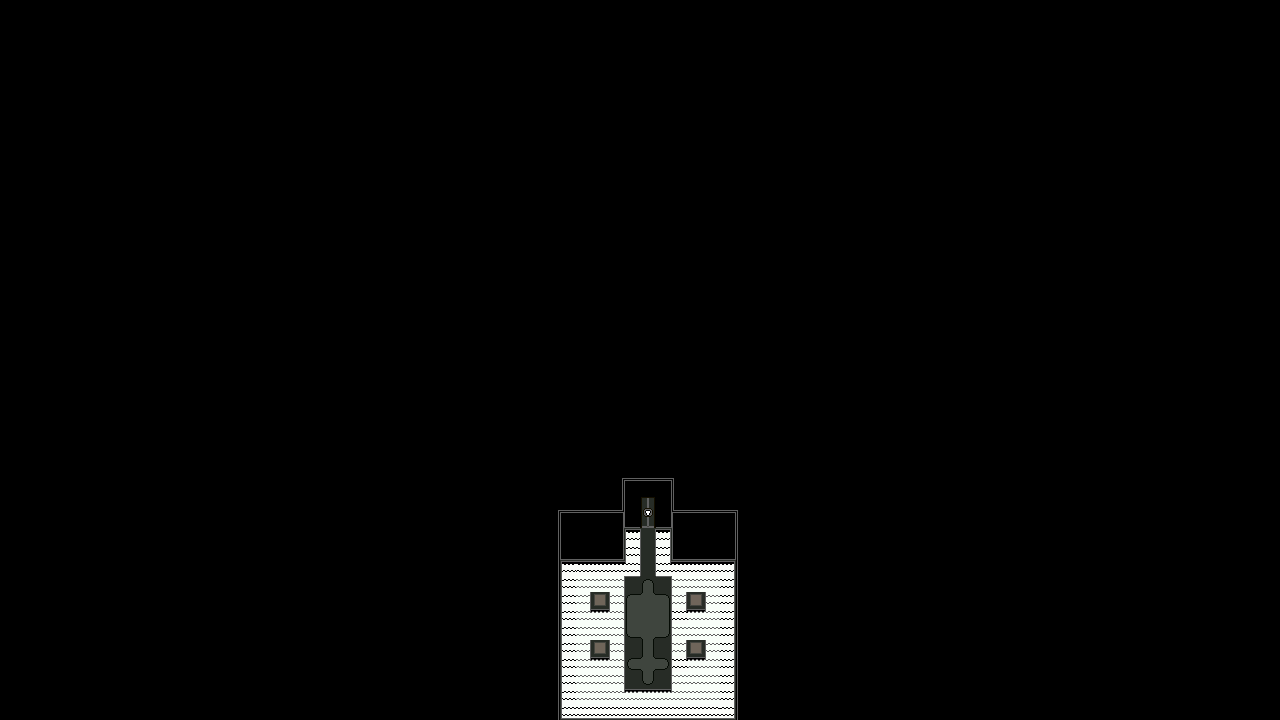

A 2D game scene composited from a Tiled map and its tileset images. What follows is a short description and the map's XML, with each tile layer's data collapsed to a summary:
An orthogonal 80x45 tile map with 16x16 px tiles, 5 tile layers (black, Agua, Suelo, Suelo2, ...), 1 hidden layer not drawn, 2 tilesets and 3 objects (spwn, locked, spwnfromhallway).

<map version="1.10" tiledversion="1.10.1" orientation="orthogonal" renderorder="left-up" width="80" height="45" tilewidth="16" tileheight="16" infinite="0" nextlayerid="8" nextobjectid="4">
 <tileset firstgid="1" source="Tilesets_queen.tsx" />
 <tileset firstgid="723" source="tiles.tsx" />
 <layer id="1" name="black" width="80" height="45">
  <properties>
   <property name="nocollide" value="true" />
   <property name="tilesheet" value="Tilesets queen" />
  </properties>
  <data>[3600 cells, 3600 non-empty, 1 distinct tile ids]</data>
 </layer>
 <layer id="2" name="Agua" width="80" height="45">
  <properties>
   <property name="nocollide" value="true" />
   <property name="tilesheet" value="Tilesets queen" />
  </properties>
  <data>[3600 cells, 105 non-empty, 1 distinct tile ids]</data>
 </layer>
 <layer id="3" name="Suelo" width="80" height="45">
  <properties>
   <property name="nocollide" value="true" />
   <property name="tilesheet" value="Tilesets queen" />
  </properties>
  <data>[3600 cells, 61 non-empty, 18 distinct tile ids]</data>
 </layer>
 <layer id="4" name="Suelo2" width="80" height="45">
  <properties>
   <property name="nocollide" value="true" />
   <property name="tilesheet" value="Tilesets queen" />
  </properties>
  <data>[3600 cells, 83 non-empty, 33 distinct tile ids]</data>
 </layer>
 <layer id="5" name="Paredes" width="80" height="45">
  <properties>
   <property name="nocollide" value="true" />
   <property name="tilesheet" value="Tilesets queen" />
  </properties>
  <data>[3600 cells, 43 non-empty, 7 distinct tile ids]</data>
 </layer>
 <layer id="6" name="collisions" width="80" height="45" visible="0">
  <properties>
   <property name="invisible" value="true" />
   <property name="tilesheet" value="tiles" />
  </properties>
  <data>[3600 cells, 31 non-empty, 1 distinct tile ids]</data>
 </layer>
 <objectgroup id="7" name="objects">
  <object id="1" name="spwn" x="640" y="656" width="16" height="16" />
  <object id="2" name="locked" x="640" y="512" width="16" height="16" />
  <object id="3" name="spwnfromhallway" type="spwnfromhallway" x="640" y="528" width="16" height="16" />
 </objectgroup>
</map>